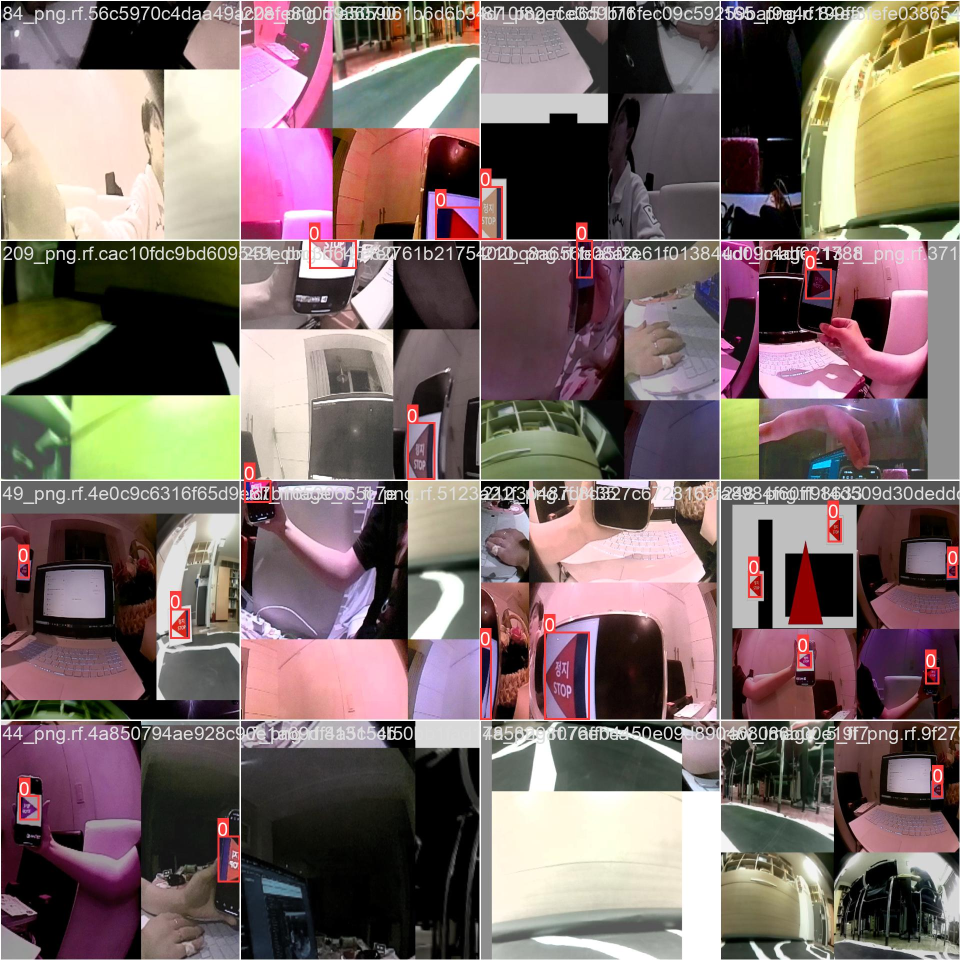
#> input picture yolov5/train_batch2.jpg, 1920 x 1920 px, given in place of the camera (shown at 1/2 size)
$ python Final_Challenge.py
#> lines starting #> are read from the running program, lines starting #| are printed output that depends on the picture; after the words box and inside, x2 and y2 are one past the last pixel; in counts of white or black regions, pixels touching at a corner belong together
### HC_Class.py
import RPi.GPIO as GPIO
import time

class HC_SR04:
    def __init__(self):
        GPIO.setmode(GPIO.BOARD)
        self.GPIO_TRIGGER = 11
        self.GPIO_ECHO = 22
        GPIO.setup(self.GPIO_TRIGGER, GPIO.OUT)
        GPIO.setup(self.GPIO_ECHO, GPIO.IN)

    def hc_get_distance(self):
        GPIO.output(self.GPIO_TRIGGER, False)

        GPIO.output(self.GPIO_TRIGGER, True)
        time.sleep(0.00001)
        GPIO.output(self.GPIO_TRIGGER, False)

        pulse_start = time.time()
        pulse_end = time.time()

        while GPIO.input(self.GPIO_ECHO) == 0:
            pulse_start = time.time()

        while GPIO.input(self.GPIO_ECHO) == 1:
            pulse_end = time.time()

        # Calculate pulse duration
        pulse_duration = pulse_end - pulse_start

        # Calculate dist 34300 cm/s
        distance = (pulse_duration * 34300) / 2

        return distance

    def cleanup(self):
        GPIO.cleanup()


# [10 lines that do not run on import are left out]

### ar_detection/detect.py
from __future__ import print_function
from __future__ import division

try:
    import cv2
except ImportError:
    raise Exception('Error: OpenCv is not installed')

from numpy import array, rot90

from coding import decode, extract_hamming_code
from marker import MARKER_SIZE, HammingMarker

BORDER_COORDINATES = [
    [0, 0], [0, 1], [0, 2], [0, 3], [0, 4], [0, 5], [0, 6], [1, 0], [1, 6], [2, 0], [2, 6], [3, 0],
    [3, 6], [4, 0], [4, 6], [5, 0], [5, 6], [6, 0], [6, 1], [6, 2], [6, 3], [6, 4], [6, 5], [6, 6],
]

ORIENTATION_MARKER_COORDINATES = [[1, 1], [1, 5], [5, 1], [5, 5]]


# [99 lines left out: functions validate_and_turn, detect_markers, not called in this run]

### AR_Class.py
from __future__ import print_function
import sys
sys.path.insert(0, '/home/diana/2023_WalkingRobot/ar_detection')

from Motor_Class import Motor_Control
Motor = Motor_Control()
try:
	import cv2
	from ar_detection.detect import * #

except ImportError:
	raise Exception('[ERROR] Import Error, Check Path...')
from imports import *
# from __future__ import print_function

class AR:
    def __init__(self):
        A = 0

    def detect(self, frame):
        markers, marker_ID = detect_markers(frame)
        for marker in markers:
            marker.highlite_marker(frame)
            # print("AR marker detected, ID : ", marker)
        return markers, frame, marker_ID

# [28 lines that do not run on import are left out]

### Motor_Class.py
from imports import *

class Motor_Control:
    def __init__(self):
        GPIO.setmode(GPIO.BOARD)
        # LEFT MOTOR
        self.motor1A = 13  # GPIO 27
        self.motor1B = 15  # GPIO 22
        # RIGHT MOTOR
        self.motor2B = 16  # GPIO 23
        self.motor2A = 18  # GPIO 24

        # Set the GPIO pins as outputs
        GPIO.setup(self.motor1A, GPIO.OUT)
        GPIO.setup(self.motor1B, GPIO.OUT)
        GPIO.setup(self.motor2A, GPIO.OUT)
        GPIO.setup(self.motor2B, GPIO.OUT)

    def go_forward(self, speed=100):
        # L +
        GPIO.output(self.motor1A, GPIO.LOW)
        GPIO.output(self.motor1B, GPIO.HIGH)
        # R +
        GPIO.output(self.motor2A, GPIO.HIGH)
        GPIO.output(self.motor2B, GPIO.LOW)

    # [7 lines left out: function go_backward, not called in this run]

    def turn_left(self, speed=100):
        # L +
        GPIO.output(self.motor1A, GPIO.LOW)
        GPIO.output(self.motor1B, GPIO.HIGH)
        # R -
        GPIO.output(self.motor2A, GPIO.LOW)
        GPIO.output(self.motor2B, GPIO.HIGH)

    # [15 lines left out: functions u_turn, turn_right, not called in this run]

    def stop(self):
        # L 0
        GPIO.output(self.motor1A, GPIO.LOW)
        GPIO.output(self.motor1B, GPIO.LOW)
        # R 0
        GPIO.output(self.motor2A, GPIO.LOW)
        GPIO.output(self.motor2B, GPIO.LOW)


    def cleanup(self):
        GPIO.cleanup()

# [18 lines that do not run on import are left out]

### Final_Challenge.py
from imports import *
import cv2
import numpy as np
from skimage.measure import block_reduce

from Motor_Class import Motor_Control
Motor = Motor_Control()

from HC_Class import HC_SR04
HC_sensor = HC_SR04()

from AR_Class import AR
AR = AR()


cap = cv2.VideoCapture(0)
success, image = cap.read()
#> image is the input picture: shape (1920, 1920, 3); mean B, G, R 104.1, 107.1, 124.4

flag = 0
ar_114_count = 0
ar_1156_count = 0
stop_count = 0

# change white & black with threshold
def select_white(image, white):
    lower = np.array([white,white,white])
    upper = np.array([255,255,255])
    white_mask = cv2.inRange(image, lower, upper)
    return white_mask

# [19 lines left out: functions crop_left, crop_right, crop_front, not called in this run]

def crop_1(img, startx, starty, dx,dy):
    # y,x = img.shape
    # startx = x//2-(dx)
    # starty = y-(dy)
    crop_img = img[starty:starty+dy,startx:startx+dx]
    return crop_img

def is_obstacle_detected():
    distance = HC_sensor.hc_get_distance()
    if distance <= 15:
        return True

def red_image(image):
    # red_detection = 'no_red'
    hsv = cv2.cvtColor(image, cv2.COLOR_BGR2HSV)
    lower_range = np.array([150,150,0], dtype=np.uint8)
    upper_range = np.array([180,255,255], dtype=np.uint8)
    red_mask = cv2.inRange(hsv, lower_range, upper_range)

    min_pool=block_reduce(red_mask, block_size=(2,2), func=np.min)

    return red_mask, min_pool

while success:
    success, image = cap.read()
    frame = cv2.resize(image, (640,480))
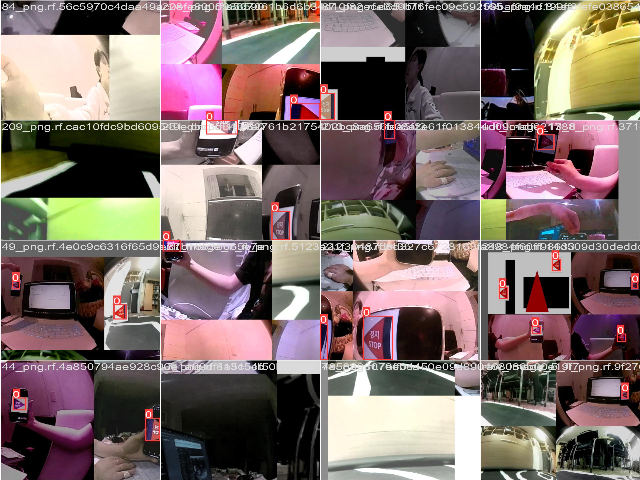
#> frame: shape (480, 640, 3); mean B, G, R 104.1, 107.1, 124.5

    white_mask = select_white(frame, 90) # white mask
#> in select_white, `white_mask = cv2.inRange(image, lower, upper)`:
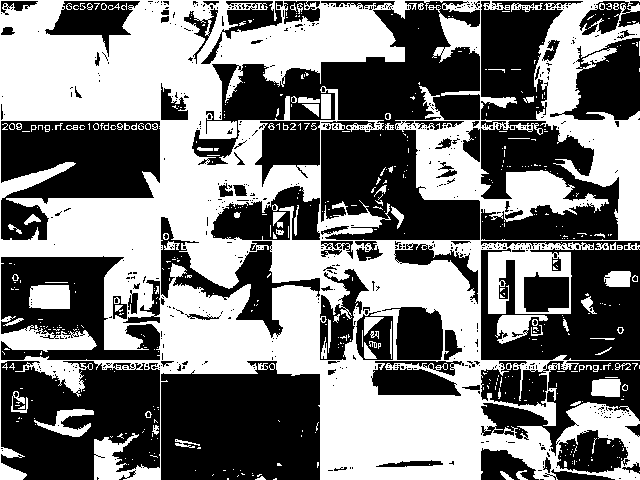
#> white_mask: shape (480, 640); 48% white; 528 white regions (435 under 20 px), largest, box (x1, y1, x2, y2) and area: (0, 0, 640, 480) 138233, (29, 285, 70, 309) 937, (495, 315, 548, 344) 761

    # def crop_1(img, startx, starty, dx,dy):
    white_left = crop_1(white_mask, 0, 340, 100, 480-340)
    white_right = crop_1(white_mask, 585, 340, 640-585, 480-340)
    white_front = crop_1(white_mask, 200, 355, 300, 40)
#> call 3 of crop_1, with startx = 200, starty = 355, dx = 300, dy = 40
#> in crop_1 (call 3), `crop_img = img[starty:starty+dy,startx:startx+dx]`:
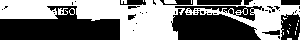
#> crop_img: shape (40, 300); 48.2% white; 19 white regions (15 under 20 px), largest, box (x1, y1, x2, y2) and area: (0, 0, 300, 40) 5598, (164, 0, 177, 4) 47, (58, 8, 68, 15) 46, (121, 0, 127, 4) 21

    # sums
    left_sum = int(np.sum(white_left) / 10000)
#> left_sum = 96
    right_sum = int(np.sum(white_right) / 10000)
#> right_sum = 78
    front_sum = int(np.sum(white_front) / 10000)
#> front_sum = 147

    Stop_frame = frame
    red_mask = red_image(Stop_frame)
#> in red_image, `min_pool=block_reduce(red_mask, block_size=(2,2), func=np.min)`:
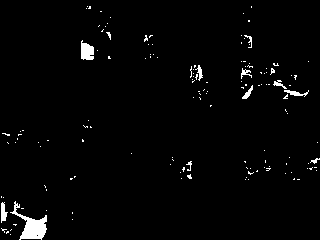
#> min_pool: shape (240, 320); 2.1% white; 143 white regions (132 under 20 px), largest, box (x1, y1, x2, y2) and area: (10, 201, 47, 240) 532, (81, 40, 94, 60) 199, (1, 202, 8, 223) 90


    # [7 lines of commented-out code are left out]
    if flag == 0:
        print("🚀 STARTING WITH FLAG 0 🚀")
        if left_sum > 5 and right_sum > 5:
            print('forward')
            Motor.go_forward(100)

        if left_sum < 10 and right_sum < 10:
            print("both low go front")
            Motor.go_forward(100)

        elif right_sum < 5:
            print('right')
            Motor.turn_left(100)

        elif left_sum < 5:
            print('left')
            Motor.turn_right(100)

        if is_obstacle_detected():
            print("--- OBSTACLE DETECTED, EMERGENCY STOP ---")
            Motor.stop()
            time.sleep(5)
            Motor.go_forward(100)
            time.sleep(1)
            flag = 1
            print('FLAGGGGGGGGGGGGGGGGGGGG 1')

    # FLAG 1 after obstacle, PART 1
    if flag ==1 :
        print("🚀   FLAG  1   🚀")
        marker_ID = 0
        markers, marker_frame, marker_ID = AR.detect(frame)
#> in detect_markers, `gray = cv2.cvtColor(img, cv2.COLOR_BGR2GRAY)`:
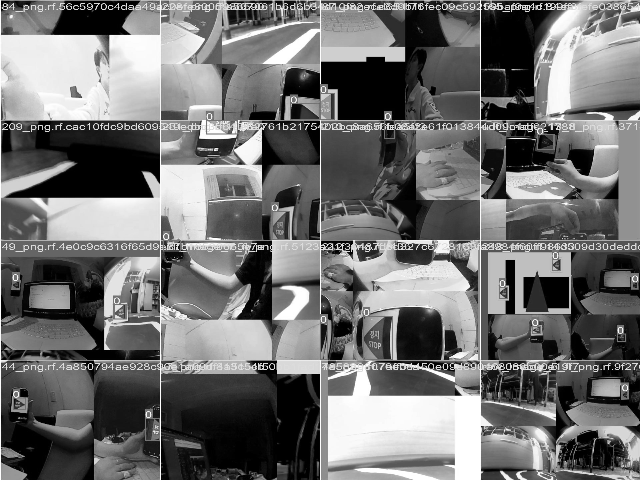
#> gray: shape (480, 640); min 0, max 255, mean 111.9
#> in detect_markers, `edges = cv2.Canny(gray, 10, 100)`:
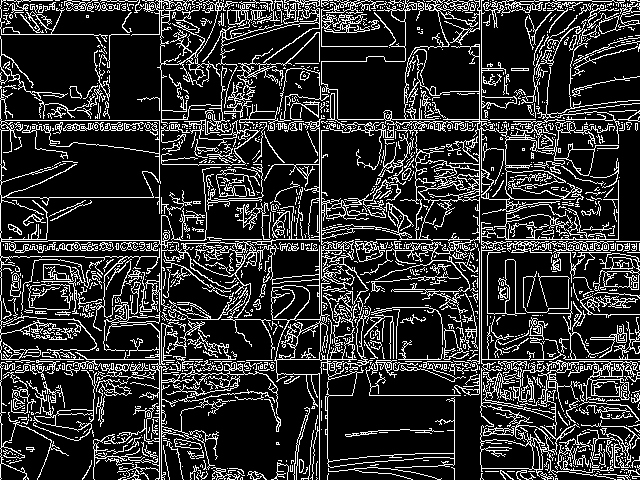
#> edges: shape (480, 640); 18.8% white in thin lines or dots
#> in detect_markers, `contours, hierarchy = cv2.findContours(edges.copy(), cv2.RETR_TREE, cv..`: contours = 2362 contours, 2051 with area under 20; largest, box (x1, y1, x2, y2) and area: (0, 86, 325, 480) 15022, (0, 120, 160, 199) 11758, (321, 0, 640, 319) 11746, (271, 130, 455, 480) 5286, (390, 81, 480, 171) 4818
#> in detect_markers, `contours = [contour for contour in contours if len(contour) > min_cont..`: contours = 1000 contours, 689 with area under 20; largest, box (x1, y1, x2, y2) and area: (0, 86, 325, 480) 15022, (0, 120, 160, 199) 11758, (321, 0, 640, 319) 11746, (271, 130, 455, 480) 5286, (390, 81, 480, 171) 4818
#> the loop in detect_markers, `for contour in contours:` made 1000 passes
#> after the loop in detect_markers, `for contour in contours:`:
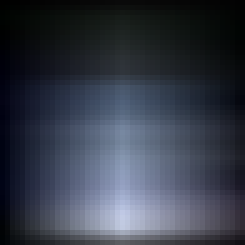
#> warped_img: shape (49, 49, 3) (shown 5 times larger); mean B, G, R 71, 58.6, 52.9
#> after the loop in detect_markers, `for contour in contours:`: markers_list = []
#> in detect, `markers, marker_ID = detect_markers(frame)`: marker_ID = ''
#> markers = []; marker_ID = ''
        front_count =0
        if left_sum > 5 and right_sum > 5:
            print('forward')
            Motor.go_forward(100)

        if left_sum < 10 and right_sum < 10:
            Motor.go_forward(100)

        elif right_sum < 5:
            print('right')
            Motor.turn_left(100)

        elif left_sum < 5:
            print('left')
            Motor.turn_right(100)

        elif front_sum > 100 and left_sum > 5 and right_sum >5 :
            print('Uturn')
            Motor.turn_left(100)

        # [19 lines of commented-out code are left out]

        if marker_ID == 114:
            print('✅ [AR MARKER] MARKER ID : 114 DETECTED ✅')
            Motor.stop()
            time.sleep(3)
            Motor.go_forward(100)
            time.sleep(2)
            print('turning LEFT.... for 3 seconds')
            Motor.turn_right(100)
            time.sleep(1.5)
            marker_ID = 0
            flag = 1.5


    if flag == 1.5:
        count15 =0
        print("🚀   FLAG  1 .5   🚀")
        marker_ID = 0
        markers, marker_frame, marker_ID = AR.detect(frame)
        if left_sum > 5 and right_sum > 5:
            print('forward')
            Motor.go_forward(100)

        if left_sum < 10 and right_sum < 10:
            Motor.go_forward(100)

        elif right_sum < 5:
            print('right')
            Motor.turn_left(100)

        elif left_sum < 5:
            print('left')
            Motor.turn_right(100)

        elif front_sum > 100 and count15 == 0 :
            print('1st turn')
            Motor.turn_left(100)
            count15 += 1

        elif front_sum > 100 and left_sum > 5 and right_sum >5 :
            print('Uturn')
            Motor.turn_left(100)

        if marker_ID == 114:
            print('✅ [AR MARKER] MARKER ID : 114 DETECTED ✅')
            Motor.stop()
            time.sleep(3)
            Motor.go_forward(100)
            time.sleep(2)
            print('turning LEFT.... for 3 seconds')
            Motor.turn_right(100)
            time.sleep(1)
            marker_ID = 0
            flag = 2

    # FLAG 2 after 2 114 markers, PART 2
    if flag ==2 :
        print("🚀   FLAG  2   🚀")
        marker_ID = 0
        markers, marker_frame, marker_ID = AR.detect(frame)

        if np.any(red_mask):
            Motor.stop()
            print("STOP detected, ROBOT STOPPED !")
            text = "STOP DETECTED"
            time.sleep(5)
            Motor.go_forward(100)
            stop_count += 1

        if left_sum > 5 and right_sum > 5:
            print('forward')
            Motor.go_forward(100)

        if left_sum < 10 and right_sum < 10:
            Motor.go_forward(100)

        elif right_sum < 5:
            print('right')
            Motor.turn_left(100)

        elif left_sum < 5:
            print('left')
            Motor.turn_right(100)

        elif front_sum > 100 and left_sum > 5 and right_sum >5 :
            print('Uturn')
            Motor.turn_left(100)

        if marker_ID == 114:
            print('✅ [AR MARKER] MARKER ID : 114 DETECTED ✅')
            Motor.stop()
            time.sleep(3)
            print('turning LEFT.... for 2 seconds')
            Motor.go_forward(100)
            time.sleep(1)
            Motor.turn_right(100)
            time.sleep(1.5)
            Motor.go_forward(100)
            time.sleep(2)
            marker_ID = 0
            flag = 3

        # if ar_114_count == 3:
        #     flag = 3


    if flag == 3:
        print("🚀   FLAG  3   🚀")
        marker_ID = 0
        markers, marker_frame, marker_ID = AR.detect(frame)
        if marker_ID == 1156:
            print('✅ [AR MARKER] MARKER ID : 1156 DETECTED ✅')
            Motor.stop()
            time.sleep(2)
            Motor.go_forward(100)
            time.sleep(1)
            print('turning LEFT.... for 2 seconds')
            Motor.turn_left(100)
            time.sleep(2)
            ar_1156_count += 1
            marker_ID = 0

        if left_sum > 5 and right_sum > 5:
            print('forward')
            Motor.go_forward(100)

        if left_sum < 10 and right_sum < 10:
            Motor.go_forward(100)

        elif right_sum < 10 and right_sum > 3:
            print('right no line')
            Motor.turn_left(100)
            # Motor.go_forward(100)

        elif right_sum < 2:
            print('right no line but go forward')
            # Motor.turn_left(100)
            Motor.go_forward(100)

        elif left_sum < 5:
            print('left')
            Motor.turn_right(100)

        elif front_sum > 100 and left_sum > 5 and right_sum >5 :
            print('Uturn')
            Motor.turn_left(100)
            flag = 4

        # if ar_1156_count > 1:
        #     flag = 4

    if flag == 4:
        print("🚀   FLAG  4   🚀")
        marker_ID = 0
        markers, marker_frame, marker_ID = AR.detect(frame)
        if marker_ID == 923:
            print('✅ [AR MARKER] MARKER ID : 923 DETECTED ✅')
            Motor.stop()
            time.sleep(2)
            Motor.go_forward(100)
            time.sleep(1)
            print('turning LEFT.... for 2 seconds')
            Motor.turn_right(100)
            time.sleep(2)
            marker_ID = 0

        if left_sum > 5 and right_sum > 5:
            print('forward')
            Motor.go_forward(100)

        if left_sum < 10 and right_sum < 10:
            Motor.go_forward(100)

        elif right_sum < 5:
            print('right')
            Motor.turn_left(100)

        elif left_sum < 5:
            print('left')
            Motor.turn_right(100)

        elif front_sum > 100 and left_sum > 5 and right_sum >5 :
            print('Uturn')
            Motor.turn_left(100)

        if is_obstacle_detected():
            print("--- OBSTACLE DETECTED, EMERGENCY STOP ---")
            Motor.stop()
            time.sleep(5)
            Motor.go_forward(100)
            time.sleep(1)
            flag = 1
            print('FLAGGGGGGGGGGGGGGGGGGGG 1')

    # [19 lines of commented-out code are left out]

    if cv2.waitKey(500) == ord('q'):
#> (key q is pressed here)
        Motor.stop()
        break

    # [6 lines of commented-out code are left out]

cap.release()
cv2.destroyAllWindows()
